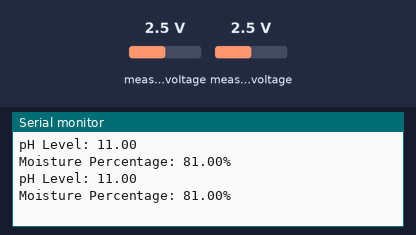
A sketch run on a simulated Arduino Uno, built with avr-gcc and run on an emulated ATmega328P. Parts: the last lines printed to the serial monitor. The inputs (shaded band) are chosen by the test bench; at power-on: measured voltage 2.5 V.

Above: at 2.2 s.
2.3 s: measured voltage (sensor 200) set to 0.1 V
At 3.6 s:
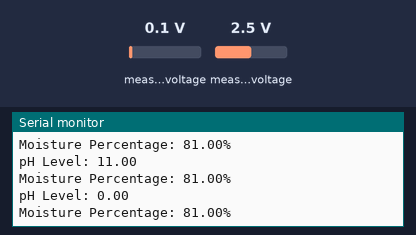
3.8 s: measured voltage (sensor 201) set to 0.1 V
At 4.8 s:
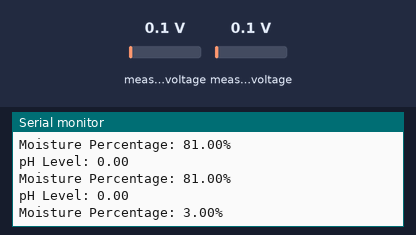
5.3 s: measured voltage (sensor 200) set to 1.2 V
At 6.6 s:
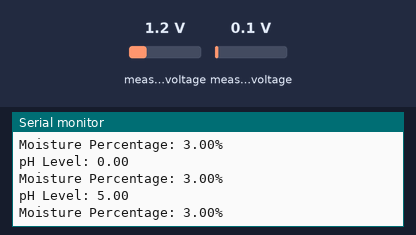
6.8 s: measured voltage (sensor 201) set to 1.2 V
At 7.7 s:
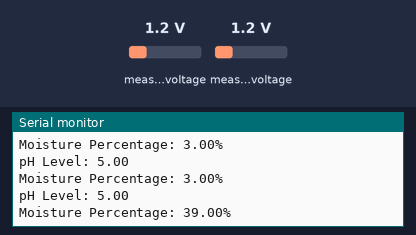
Timing chart, 0 to 9.3 s (numbered marks = the images above; inputs shaded):
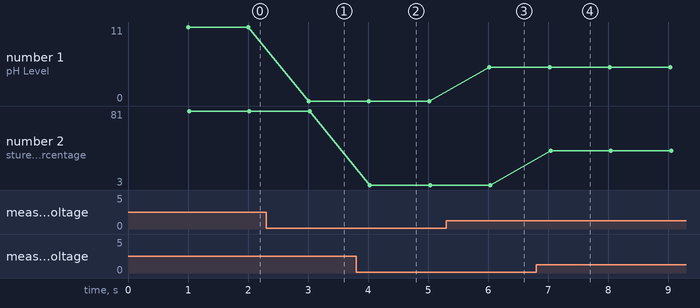

Measured:
- after the input at 2.3 s, the serial monitor: prints a new line after 0.71 s (image 1)
- after the input at 3.8 s, the serial monitor: prints a new line after 0.23 s (image 2)
- after the input at 5.3 s, the serial monitor: prints a new line after 0.72 s (image 3)
- after the input at 6.8 s, the serial monitor: prints a new line after 0.24 s (image 4)
- plotted number 1: 11 → 0 after the input at 2.3 s, 0 → 5 after the input at 5.3 s
- plotted number 2: 81 → 3 after the input at 3.8 s, 3 → 39 after the input at 6.8 s

The sketch:

sketch_may18a.ino
```cpp
#include <Wire.h>
#include <Adafruit_ADS1X15.h>

#define ADS1015_ADDRESS 0x48  // I2C address of the ADS1015 module

// Create an instance of the ADS1015 class
Adafruit_ADS1015 ads;

// Analog input channels for the sensors
const int pHSensorPin = 0;        // Analog input pin for the pH sensor
const int moistureSensorPin = 1;  // Analog input pin for the moisture sensor

void setup() {
  Serial.begin(9600);

  // Initialize the ADS1015 module
  ads.begin(ADS1015_ADDRESS);

  // Set the gain (PGA) for the analog inputs (adjust according to your sensor requirements)
  ads.setGain(GAIN_TWOTHIRDS);  // +/- 6.144V range, good for 3.3V boards

  delay(1000);
}

void loop() {
  // Read the pH sensor value
  int pHValue = ads.readADC_SingleEnded(pHSensorPin);

  // Read the moisture sensor value
  int moistureValue = ads.readADC_SingleEnded(moistureSensorPin);

  // Convert the pH sensor value to pH level (adjust conversion formula according to your sensor)
  float pHLevel = map(pHValue, 0, 1023, 0, 14);  // Assuming pH range from 0 to 14

  // Convert the moisture sensor value to percentage (adjust conversion formula according to your sensor)
  float moisturePercentage = map(moistureValue, 0, 1023, 0, 100);

  // Print the sensor readings
  Serial.print("pH Level: ");
  Serial.println(pHLevel);

  Serial.print("Moisture Percentage: ");
  Serial.print(moisturePercentage);
  Serial.println("%");

  delay(1000);  // Delay between readings
}
```
